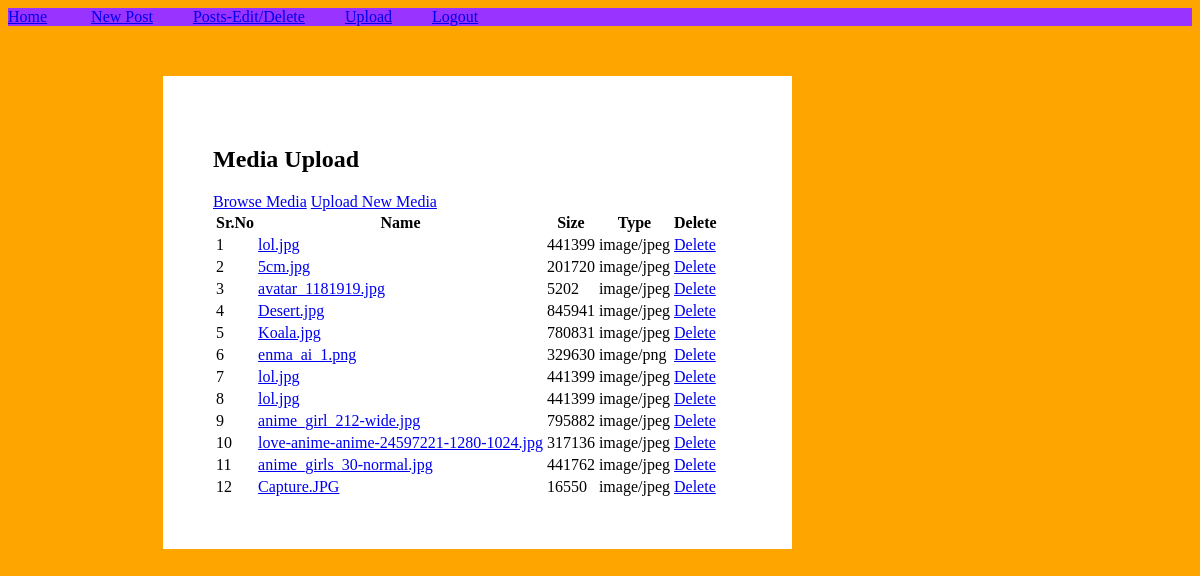
Page /admin/uploader.php (signed in) on the committed database.
### tables this page shows
CREATE TABLE IF NOT EXISTS `uploads` (
  `id` int(11) NOT NULL AUTO_INCREMENT,
  `name` varchar(80) DEFAULT NULL,
  `size` decimal(10,0) DEFAULT NULL,
  `type` varchar(20) DEFAULT NULL,
  PRIMARY KEY (`id`)
);

### admin/uploader.php (the view, shortened to what this page needs)
<?php
require_once('navmenu.php');
?>
<!Doctype html PUBLIC "-//W3C/DTD XHTML 1.0 Strict//EN"
"http://www.w3.org/TR/xhtml1/dtd/xhtml1-strict.dtd">
<html xmlns="http://www.w3.org/1999/xhtml1" xml:lang="en" lang="en">
<head>
<link rel="stylesheet" type="text/css" href="../style.css" />
  <link rel="stylesheet" type="text/css" href="style.css" />
</head>
<body>
<div id="entry_part">
<h2>Media Upload</h2>
<a href="uploader.php">Browse Media</a>  <a href="uploader.php?action=upload">Upload New Media</a>
<?php
$dbc=mysqli_connect(DB_HOST,USER,PASSWD,DB_NAME);
if(isset($_GET['action']) && strtolower($_GET['action'])=='upload'){
echo'<form method="post" action="" enctype="multipart/form-data">';
echo '<input type="file" name="file" placeholder="Upload Files!!" />';
echo '<input type="submit" name="submit" value="upload" />';
echo '</form>';
if(isset($_POST['submit'])){
if($_FILES['file']['type']=="image/jpeg" || $_FILES['file']['type']=="image/gif" || $_FILES['file']['type']=="image/png"){
$imginfo=getimagesize($_FILES['file']['tmp_name']);
if($imginfo['mime'] != 'image/gif' && $imginfo['mime'] != 'image/jpeg' && $imginfo['mime'] != 'image/png'){
echo 'File extension *.jpeg, *.gif, *.png are only allowed to be uploaded.';
exit;
}
$destn='../uploads/';
$file_name=htmlentities(mysqli_real_escape_string($dbc,trim($_FILES['file']['name'])));
$file_type=htmlentities(mysqli_real_escape_string($dbc,trim($_FILES['file']['type'])));
$file_size=intval(htmlentities(mysqli_real_escape_string($dbc,trim($_FILES['file']['size']))));
echo 'Name: '.$file_name.'<br />';
if(move_uploaded_file($_FILES['file']['tmp_name'], $destn.$file_name)){
echo 'http://'.$_SERVER['HTTP_HOST'].'/blog/uploads/'.$file_name;
    $query="INSERT INTO uploads(name, size, type)".
	       "VALUES('$file_name','$file_size','$file_type')";
    if(mysqli_query($dbc,$query)){
	 echo '<br />Uploaded successfully.';
	}
	else{
	@unlink("$destn.$file_name");
	 echo 'Failed to upload media.';
	}
   }
 }
else{
   echo 'File extension *.jpeg, *.gif, *.png are only allowed to be uploaded.';
   exit;
      }
   }
 }
else{
 $query="SELECT * FROM uploads";
 $result=mysqli_query($dbc,$query);
 if(mysqli_num_rows($result) > 0){
 $i=1;
 echo '<table><th>Sr.No</th><th>Name</th><th>Size</th><th>Type</th><th>Delete</th></tr>';
 while($row=mysqli_fetch_array($result)){
	 echo '<tr><td>'.$i.'</td><td><a href="/blog/uploads/'.$row['name'].'">'.$row['name'].'</a></td><td>'.$row['size'].'</td><td>'.$row['type'].'</td><td><a href="uploader.php?action=delete&#038;id='.$row['id'].'">Delete</a></td></tr>';
     $i++;
    }
	echo '</table>';
	}
	else{
	echo 'Currently there are no media uploaded.';
	}
}
?>

### style.css (style rules this page uses)
body { background-color:orange; color:white; }
#entry_part { background-color:white; margin-top:50px; margin-left:155px; margin-right:400px; color:black; padding:50px; }

### admin/style.css (style rules this page uses)
body { color:black; }

### rows in the picture
uploads: name "lol.jpg", size "441399", type "image/jpeg"
uploads: name "5cm.jpg", size "201720", type "image/jpeg"
uploads: name "avatar_1181919.jpg", size "5202", type "image/jpeg"
uploads: name "Desert.jpg", size "845941", type "image/jpeg"
uploads: name "Koala.jpg", size "780831", type "image/jpeg"
uploads: name "enma_ai_1.png", size "329630", type "image/png"
uploads: name "lol.jpg", size "441399", type "image/jpeg"
uploads: name "lol.jpg", size "441399", type "image/jpeg"
uploads: name "anime_girl_212-wide.jpg", size "795882", type "image/jpeg"
uploads: name "love-anime-anime-24597221-1280-1024.jpg", size "317136", type "image/jpeg"
uploads: name "anime_girls_30-normal.jpg", size "441762", type "image/jpeg"
uploads: name "Capture.JPG", size "16550", type "image/jpeg"
